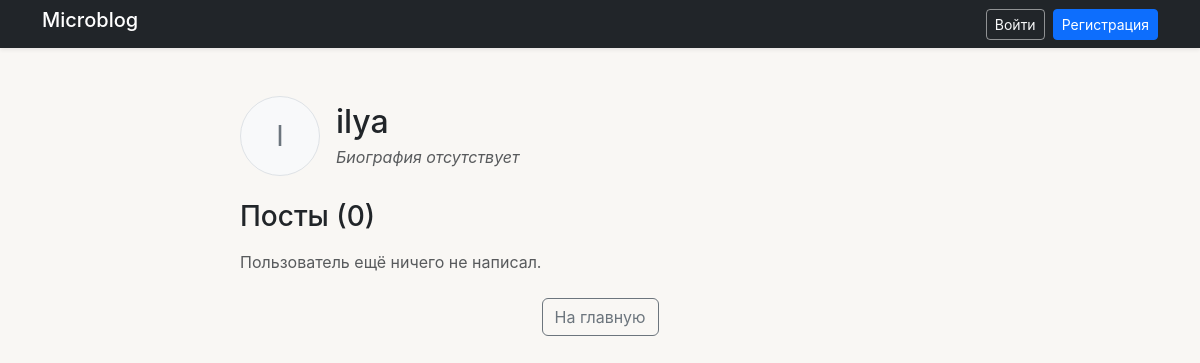
Before: /profile/1/ with the older database file.
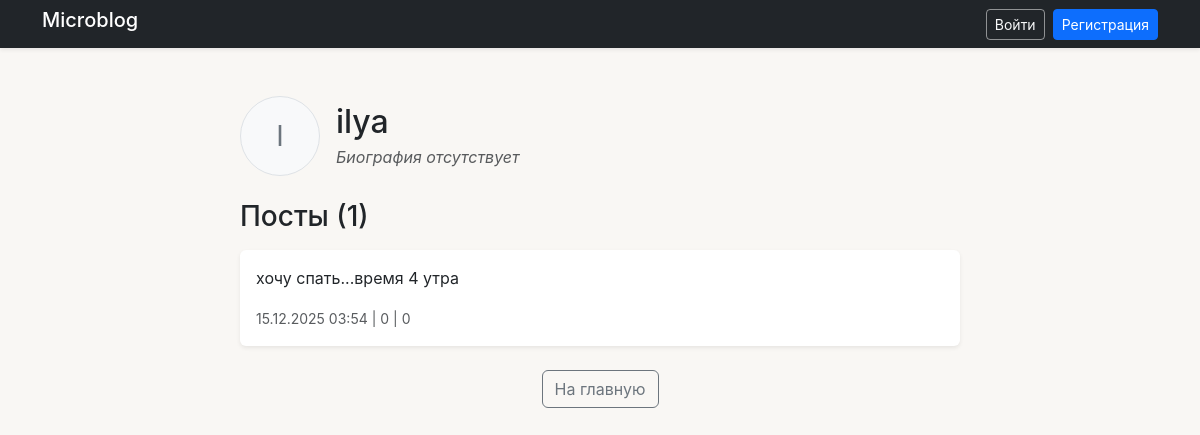
After: the same page with the newer database file.
### blog/models.py (models this page shows, shortened)
class Post(models.Model):
    author = models.ForeignKey(User, on_delete=CASCADE, related_name='posts')
    title = models.CharField(max_length=200, blank=True)
    content = models.TextField()
    created_at = models.DateTimeField(auto_now_add=True)
    updated_at = models.DateTimeField(auto_now=True)
    @property
    def likes_count(self):
        return self.likes.count()
    @property
    def comments_count(self):
        return self.comments.count()

### blog/views.py (the view)
# urls.py: path('profile/<int:user_id>/', views.profile_view, name='profile_view'),
def profile_view(request, user_id):
    user = get_object_or_404(User, id=user_id)
    posts = Post.objects.filter(author=user).order_by('-created_at')
    paginator = Paginator(posts, 10)
    page_number = request.GET.get('page')
    page_obj = paginator.get_page(page_number)
    return render(request, 'blog/profile_view.html', {
        'profile_user': user,
        'page_obj': page_obj,
    })

### blog/templates/blog/profile_view.html (shortened to what this page needs)
{% extends 'blog/base_template.html' %}
{% block content %}
<div class="container mt-4">
    <div class="row">
        <div class="col-md-8 mx-auto">
            <div class="d-flex align-items-center mb-4">
                {% if profile_user.profile.avatar %}
                    <img src="{{ profile_user.profile.avatar.url }}"
                         alt="Аватар"
                         class="rounded-circle me-3"
                         style="width: 80px; height: 80px; object-fit: cover;">
                {% else %}
                    <div class="bg-light border rounded-circle d-flex align-items-center justify-content-center me-3"
                         style="width: 80px; height: 80px; font-size: 28px; color: #6c757d;">
                        {{ profile_user.username|first|upper }}
                    </div>
                {% endif %}
                <div>
                    <h2 class="mb-1">{{ profile_user.username }}</h2>
                    {% if profile_user.profile.bio %}
                        <p class="text-muted mb-0">{{ profile_user.profile.bio }}</p>
                    {% else %}
                        <p class="text-muted mb-0"><em>Биография отсутствует</em></p>
                    {% endif %}
                </div>
            </div>
            <h3 class="mb-3">Посты ({{ page_obj.paginator.count }})</h3>
            {% for post in page_obj %}
                <div class="card mb-3 shadow-sm">
                    <div class="card-body">
                        <p class="card-text">{{ post.content|truncatewords:30 }}</p>
                        <small class="text-muted">
                            {{ post.created_at|date:"d.m.Y H:i" }} |
                             {{ post.likes_count }} |
                             {{ post.comments_count }}
                        </small>
                    </div>
                </div>
            {% empty %}
                <p class="text-muted">Пользователь ещё ничего не написал.</p>
            {% endfor %}
            <div class="text-center mt-4">
                <a href="{% url 'home' %}" class="btn btn-outline-secondary">На главную</a>
            </div>
        </div>
    </div>
</div>
{% endblock %}

Changed rows visible on the page:
added Post: content "хочу спать...время 4 утра", created_at "15.12.2025 03:54", likes_count "0", comments_count "0"
Other visible differences:
{{ page_obj.paginator.count }}: "0" → "1"
text no longer shown: "Пользователь ещё ничего не написал."
